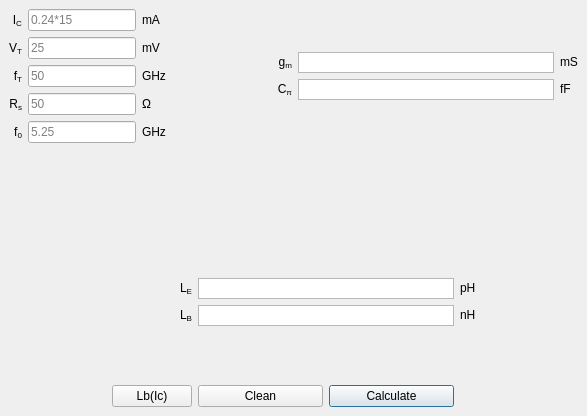
<?xml version="1.0" encoding="UTF-8"?>
<ui version="4.0">
 <class>MainWindow</class>
 <widget class="QMainWindow" name="MainWindow">
  <property name="geometry">
   <rect>
    <x>0</x>
    <y>0</y>
    <width>587</width>
    <height>416</height>
   </rect>
  </property>
  <property name="sizePolicy">
   <sizepolicy hsizetype="Fixed" vsizetype="Fixed">
    <horstretch>0</horstretch>
    <verstretch>0</verstretch>
   </sizepolicy>
  </property>
  <property name="windowTitle">
   <string notr="true">Integrated Matching</string>
  </property>
  <widget class="QWidget" name="centralwidget">
   <layout class="QGridLayout" name="gridLayout_6">
    <item row="0" column="0">
     <layout class="QGridLayout" name="gridLayout_5">
      <item row="0" column="0">
       <layout class="QGridLayout" name="gridLayout">
        <item row="3" column="1">
         <widget class="QLineEdit" name="Rs_input">
          <property name="placeholderText">
           <string>50</string>
          </property>
         </widget>
        </item>
        <item row="3" column="2">
         <widget class="QLabel" name="label_92">
          <property name="sizePolicy">
           <sizepolicy hsizetype="Minimum" vsizetype="Preferred">
            <horstretch>0</horstretch>
            <verstretch>0</verstretch>
           </sizepolicy>
          </property>
          <property name="text">
           <string>&lt;html&gt;&lt;head/&gt;&lt;body&gt;&lt;p&gt;Ω&lt;/p&gt;&lt;/body&gt;&lt;/html&gt;</string>
          </property>
          <property name="alignment">
           <set>Qt::AlignLeading|Qt::AlignLeft|Qt::AlignVCenter</set>
          </property>
         </widget>
        </item>
        <item row="3" column="0">
         <widget class="QLabel" name="label_91">
          <property name="sizePolicy">
           <sizepolicy hsizetype="Minimum" vsizetype="Preferred">
            <horstretch>0</horstretch>
            <verstretch>0</verstretch>
           </sizepolicy>
          </property>
          <property name="text">
           <string>&lt;html&gt;&lt;head/&gt;&lt;body&gt;&lt;p&gt;R&lt;span style=&quot; vertical-align:sub;&quot;&gt;s&lt;/span&gt;&lt;/p&gt;&lt;/body&gt;&lt;/html&gt;</string>
          </property>
          <property name="alignment">
           <set>Qt::AlignRight|Qt::AlignTrailing|Qt::AlignVCenter</set>
          </property>
         </widget>
        </item>
        <item row="0" column="2">
         <widget class="QLabel" name="label_84">
          <property name="sizePolicy">
           <sizepolicy hsizetype="Minimum" vsizetype="Preferred">
            <horstretch>0</horstretch>
            <verstretch>0</verstretch>
           </sizepolicy>
          </property>
          <property name="text">
           <string>&lt;html&gt;&lt;head/&gt;&lt;body&gt;&lt;p&gt;mA&lt;/p&gt;&lt;/body&gt;&lt;/html&gt;</string>
          </property>
          <property name="alignment">
           <set>Qt::AlignLeading|Qt::AlignLeft|Qt::AlignVCenter</set>
          </property>
         </widget>
        </item>
        <item row="1" column="1">
         <widget class="QLineEdit" name="Vt_input">
          <property name="placeholderText">
           <string>25</string>
          </property>
         </widget>
        </item>
        <item row="0" column="0">
         <widget class="QLabel" name="label_82">
          <property name="sizePolicy">
           <sizepolicy hsizetype="Minimum" vsizetype="Preferred">
            <horstretch>0</horstretch>
            <verstretch>0</verstretch>
           </sizepolicy>
          </property>
          <property name="text">
           <string>&lt;html&gt;&lt;head/&gt;&lt;body&gt;&lt;p&gt;I&lt;span style=&quot; vertical-align:sub;&quot;&gt;C&lt;/span&gt;&lt;/p&gt;&lt;/body&gt;&lt;/html&gt;</string>
          </property>
          <property name="alignment">
           <set>Qt::AlignRight|Qt::AlignTrailing|Qt::AlignVCenter</set>
          </property>
         </widget>
        </item>
        <item row="1" column="2">
         <widget class="QLabel" name="label_85">
          <property name="sizePolicy">
           <sizepolicy hsizetype="Minimum" vsizetype="Preferred">
            <horstretch>0</horstretch>
            <verstretch>0</verstretch>
           </sizepolicy>
          </property>
          <property name="text">
           <string>&lt;html&gt;&lt;head/&gt;&lt;body&gt;&lt;p&gt;mV&lt;/p&gt;&lt;/body&gt;&lt;/html&gt;</string>
          </property>
          <property name="alignment">
           <set>Qt::AlignLeading|Qt::AlignLeft|Qt::AlignVCenter</set>
          </property>
         </widget>
        </item>
        <item row="1" column="0">
         <widget class="QLabel" name="label_86">
          <property name="sizePolicy">
           <sizepolicy hsizetype="Minimum" vsizetype="Preferred">
            <horstretch>0</horstretch>
            <verstretch>0</verstretch>
           </sizepolicy>
          </property>
          <property name="text">
           <string>&lt;html&gt;&lt;head/&gt;&lt;body&gt;&lt;p&gt;V&lt;span style=&quot; vertical-align:sub;&quot;&gt;T&lt;/span&gt;&lt;/p&gt;&lt;/body&gt;&lt;/html&gt;</string>
          </property>
          <property name="alignment">
           <set>Qt::AlignRight|Qt::AlignTrailing|Qt::AlignVCenter</set>
          </property>
         </widget>
        </item>
        <item row="0" column="1">
         <widget class="QLineEdit" name="Ic_input">
          <property name="placeholderText">
           <string>0.24*15</string>
          </property>
         </widget>
        </item>
        <item row="2" column="1">
         <widget class="QLineEdit" name="ft_input">
          <property name="placeholderText">
           <string>50</string>
          </property>
         </widget>
        </item>
        <item row="2" column="0">
         <widget class="QLabel" name="label_87">
          <property name="sizePolicy">
           <sizepolicy hsizetype="Minimum" vsizetype="Preferred">
            <horstretch>0</horstretch>
            <verstretch>0</verstretch>
           </sizepolicy>
          </property>
          <property name="text">
           <string>&lt;html&gt;&lt;head/&gt;&lt;body&gt;&lt;p&gt;f&lt;span style=&quot; vertical-align:sub;&quot;&gt;T&lt;/span&gt;&lt;/p&gt;&lt;/body&gt;&lt;/html&gt;</string>
          </property>
          <property name="alignment">
           <set>Qt::AlignRight|Qt::AlignTrailing|Qt::AlignVCenter</set>
          </property>
         </widget>
        </item>
        <item row="2" column="2">
         <widget class="QLabel" name="label_88">
          <property name="sizePolicy">
           <sizepolicy hsizetype="Minimum" vsizetype="Preferred">
            <horstretch>0</horstretch>
            <verstretch>0</verstretch>
           </sizepolicy>
          </property>
          <property name="text">
           <string>&lt;html&gt;&lt;head/&gt;&lt;body&gt;&lt;p&gt;GHz&lt;/p&gt;&lt;/body&gt;&lt;/html&gt;</string>
          </property>
          <property name="alignment">
           <set>Qt::AlignLeading|Qt::AlignLeft|Qt::AlignVCenter</set>
          </property>
         </widget>
        </item>
        <item row="4" column="1" rowspan="5">
         <widget class="QLineEdit" name="f0_input">
          <property name="placeholderText">
           <string>5.25</string>
          </property>
         </widget>
        </item>
        <item row="4" column="0" rowspan="5">
         <widget class="QLabel" name="label_90">
          <property name="sizePolicy">
           <sizepolicy hsizetype="Minimum" vsizetype="Preferred">
            <horstretch>0</horstretch>
            <verstretch>0</verstretch>
           </sizepolicy>
          </property>
          <property name="text">
           <string>&lt;html&gt;&lt;head/&gt;&lt;body&gt;&lt;p&gt;f&lt;span style=&quot; vertical-align:sub;&quot;&gt;0&lt;/span&gt;&lt;/p&gt;&lt;/body&gt;&lt;/html&gt;</string>
          </property>
          <property name="alignment">
           <set>Qt::AlignRight|Qt::AlignTrailing|Qt::AlignVCenter</set>
          </property>
         </widget>
        </item>
        <item row="4" column="2" rowspan="5">
         <widget class="QLabel" name="label_89">
          <property name="sizePolicy">
           <sizepolicy hsizetype="Minimum" vsizetype="Preferred">
            <horstretch>0</horstretch>
            <verstretch>0</verstretch>
           </sizepolicy>
          </property>
          <property name="text">
           <string>&lt;html&gt;&lt;head/&gt;&lt;body&gt;&lt;p&gt;GHz&lt;/p&gt;&lt;/body&gt;&lt;/html&gt;</string>
          </property>
          <property name="alignment">
           <set>Qt::AlignLeading|Qt::AlignLeft|Qt::AlignVCenter</set>
          </property>
         </widget>
        </item>
       </layout>
      </item>
      <item row="0" column="1">
       <spacer name="horizontalSpacer">
        <property name="orientation">
         <enum>Qt::Horizontal</enum>
        </property>
        <property name="sizeHint" stdset="0">
         <size>
          <width>40</width>
          <height>20</height>
         </size>
        </property>
       </spacer>
      </item>
      <item row="2" column="0" colspan="3">
       <layout class="QGridLayout" name="gridLayout_3">
        <item row="2" column="2">
         <spacer name="verticalSpacer_4">
          <property name="orientation">
           <enum>Qt::Vertical</enum>
          </property>
          <property name="sizeHint" stdset="0">
           <size>
            <width>20</width>
            <height>40</height>
           </size>
          </property>
         </spacer>
        </item>
        <item row="0" column="4">
         <spacer name="horizontalSpacer_3">
          <property name="orientation">
           <enum>Qt::Horizontal</enum>
          </property>
          <property name="sizeHint" stdset="0">
           <size>
            <width>40</width>
            <height>20</height>
           </size>
          </property>
         </spacer>
        </item>
        <item row="0" column="0">
         <spacer name="horizontalSpacer_2">
          <property name="orientation">
           <enum>Qt::Horizontal</enum>
          </property>
          <property name="sizeHint" stdset="0">
           <size>
            <width>40</width>
            <height>20</height>
           </size>
          </property>
         </spacer>
        </item>
        <item row="0" column="2">
         <widget class="QTextBrowser" name="Le_text_browser">
          <property name="sizePolicy">
           <sizepolicy hsizetype="Expanding" vsizetype="Fixed">
            <horstretch>0</horstretch>
            <verstretch>0</verstretch>
           </sizepolicy>
          </property>
          <property name="maximumSize">
           <size>
            <width>16777215</width>
            <height>21</height>
           </size>
          </property>
          <property name="verticalScrollBarPolicy">
           <enum>Qt::ScrollBarAlwaysOff</enum>
          </property>
         </widget>
        </item>
        <item row="0" column="3">
         <widget class="QLabel" name="label_95">
          <property name="sizePolicy">
           <sizepolicy hsizetype="Minimum" vsizetype="Preferred">
            <horstretch>0</horstretch>
            <verstretch>0</verstretch>
           </sizepolicy>
          </property>
          <property name="text">
           <string>&lt;html&gt;&lt;head/&gt;&lt;body&gt;&lt;p&gt;pH&lt;/p&gt;&lt;/body&gt;&lt;/html&gt;</string>
          </property>
          <property name="alignment">
           <set>Qt::AlignLeading|Qt::AlignLeft|Qt::AlignVCenter</set>
          </property>
         </widget>
        </item>
        <item row="1" column="2">
         <widget class="QTextBrowser" name="Lb_text_browser">
          <property name="sizePolicy">
           <sizepolicy hsizetype="Expanding" vsizetype="Fixed">
            <horstretch>0</horstretch>
            <verstretch>0</verstretch>
           </sizepolicy>
          </property>
          <property name="maximumSize">
           <size>
            <width>16777215</width>
            <height>21</height>
           </size>
          </property>
          <property name="verticalScrollBarPolicy">
           <enum>Qt::ScrollBarAlwaysOff</enum>
          </property>
         </widget>
        </item>
        <item row="1" column="3">
         <widget class="QLabel" name="label_96">
          <property name="sizePolicy">
           <sizepolicy hsizetype="Minimum" vsizetype="Preferred">
            <horstretch>0</horstretch>
            <verstretch>0</verstretch>
           </sizepolicy>
          </property>
          <property name="text">
           <string>&lt;html&gt;&lt;head/&gt;&lt;body&gt;&lt;p&gt;nH&lt;/p&gt;&lt;/body&gt;&lt;/html&gt;</string>
          </property>
          <property name="alignment">
           <set>Qt::AlignLeading|Qt::AlignLeft|Qt::AlignVCenter</set>
          </property>
         </widget>
        </item>
        <item row="0" column="1">
         <widget class="QLabel" name="label_78">
          <property name="sizePolicy">
           <sizepolicy hsizetype="Minimum" vsizetype="Preferred">
            <horstretch>0</horstretch>
            <verstretch>0</verstretch>
           </sizepolicy>
          </property>
          <property name="text">
           <string>&lt;html&gt;&lt;head/&gt;&lt;body&gt;&lt;p&gt;L&lt;span style=&quot; vertical-align:sub;&quot;&gt;E&lt;/span&gt;&lt;/p&gt;&lt;/body&gt;&lt;/html&gt;</string>
          </property>
          <property name="alignment">
           <set>Qt::AlignRight|Qt::AlignTrailing|Qt::AlignVCenter</set>
          </property>
         </widget>
        </item>
        <item row="1" column="1">
         <widget class="QLabel" name="label_83">
          <property name="sizePolicy">
           <sizepolicy hsizetype="Minimum" vsizetype="Preferred">
            <horstretch>0</horstretch>
            <verstretch>0</verstretch>
           </sizepolicy>
          </property>
          <property name="text">
           <string>&lt;html&gt;&lt;head/&gt;&lt;body&gt;&lt;p&gt;L&lt;span style=&quot; vertical-align:sub;&quot;&gt;B&lt;/span&gt;&lt;/p&gt;&lt;/body&gt;&lt;/html&gt;</string>
          </property>
          <property name="alignment">
           <set>Qt::AlignRight|Qt::AlignTrailing|Qt::AlignVCenter</set>
          </property>
         </widget>
        </item>
        <item row="3" column="2">
         <layout class="QGridLayout" name="gridLayout_4">
          <item row="0" column="0">
           <widget class="QPushButton" name="clean_integrated_matching_button">
            <property name="text">
             <string>Clean</string>
            </property>
           </widget>
          </item>
          <item row="0" column="1">
           <widget class="QPushButton" name="calculate_integrated_matching_button">
            <property name="text">
             <string>Calculate</string>
            </property>
            <property name="default">
             <bool>true</bool>
            </property>
           </widget>
          </item>
         </layout>
        </item>
        <item row="3" column="1">
         <widget class="QPushButton" name="Lb_vs_Ic_button">
          <property name="text">
           <string>Lb(Ic)</string>
          </property>
         </widget>
        </item>
       </layout>
      </item>
      <item row="1" column="0">
       <spacer name="verticalSpacer_3">
        <property name="orientation">
         <enum>Qt::Vertical</enum>
        </property>
        <property name="sizeHint" stdset="0">
         <size>
          <width>20</width>
          <height>40</height>
         </size>
        </property>
       </spacer>
      </item>
      <item row="0" column="2">
       <layout class="QGridLayout" name="gridLayout_2">
        <item row="2" column="0">
         <widget class="QLabel" name="label_94">
          <property name="sizePolicy">
           <sizepolicy hsizetype="Minimum" vsizetype="Preferred">
            <horstretch>0</horstretch>
            <verstretch>0</verstretch>
           </sizepolicy>
          </property>
          <property name="text">
           <string>&lt;html&gt;&lt;head/&gt;&lt;body&gt;&lt;p&gt;C&lt;span style=&quot; vertical-align:sub;&quot;&gt;π&lt;/span&gt;&lt;/p&gt;&lt;/body&gt;&lt;/html&gt;</string>
          </property>
          <property name="alignment">
           <set>Qt::AlignRight|Qt::AlignTrailing|Qt::AlignVCenter</set>
          </property>
         </widget>
        </item>
        <item row="2" column="2" colspan="2">
         <widget class="QLabel" name="label_98">
          <property name="sizePolicy">
           <sizepolicy hsizetype="Minimum" vsizetype="Preferred">
            <horstretch>0</horstretch>
            <verstretch>0</verstretch>
           </sizepolicy>
          </property>
          <property name="text">
           <string>&lt;html&gt;&lt;head/&gt;&lt;body&gt;&lt;p&gt;fF&lt;/p&gt;&lt;/body&gt;&lt;/html&gt;</string>
          </property>
          <property name="alignment">
           <set>Qt::AlignLeading|Qt::AlignLeft|Qt::AlignVCenter</set>
          </property>
         </widget>
        </item>
        <item row="1" column="0">
         <widget class="QLabel" name="label_93">
          <property name="sizePolicy">
           <sizepolicy hsizetype="Minimum" vsizetype="Preferred">
            <horstretch>0</horstretch>
            <verstretch>0</verstretch>
           </sizepolicy>
          </property>
          <property name="text">
           <string>&lt;html&gt;&lt;head/&gt;&lt;body&gt;&lt;p&gt;g&lt;span style=&quot; vertical-align:sub;&quot;&gt;m&lt;/span&gt;&lt;/p&gt;&lt;/body&gt;&lt;/html&gt;</string>
          </property>
          <property name="alignment">
           <set>Qt::AlignRight|Qt::AlignTrailing|Qt::AlignVCenter</set>
          </property>
         </widget>
        </item>
        <item row="1" column="1">
         <widget class="QTextBrowser" name="gm_text_browser">
          <property name="sizePolicy">
           <sizepolicy hsizetype="Expanding" vsizetype="Fixed">
            <horstretch>0</horstretch>
            <verstretch>0</verstretch>
           </sizepolicy>
          </property>
          <property name="maximumSize">
           <size>
            <width>16777215</width>
            <height>21</height>
           </size>
          </property>
          <property name="verticalScrollBarPolicy">
           <enum>Qt::ScrollBarAlwaysOff</enum>
          </property>
         </widget>
        </item>
        <item row="2" column="1">
         <widget class="QTextBrowser" name="c_pi_text_browser">
          <property name="sizePolicy">
           <sizepolicy hsizetype="Expanding" vsizetype="Fixed">
            <horstretch>0</horstretch>
            <verstretch>0</verstretch>
           </sizepolicy>
          </property>
          <property name="maximumSize">
           <size>
            <width>16777215</width>
            <height>21</height>
           </size>
          </property>
          <property name="verticalScrollBarPolicy">
           <enum>Qt::ScrollBarAlwaysOff</enum>
          </property>
         </widget>
        </item>
        <item row="1" column="2" colspan="2">
         <widget class="QLabel" name="label_97">
          <property name="sizePolicy">
           <sizepolicy hsizetype="Minimum" vsizetype="Preferred">
            <horstretch>0</horstretch>
            <verstretch>0</verstretch>
           </sizepolicy>
          </property>
          <property name="text">
           <string>&lt;html&gt;&lt;head/&gt;&lt;body&gt;&lt;p&gt;mS&lt;/p&gt;&lt;/body&gt;&lt;/html&gt;</string>
          </property>
          <property name="alignment">
           <set>Qt::AlignLeading|Qt::AlignLeft|Qt::AlignVCenter</set>
          </property>
         </widget>
        </item>
        <item row="0" column="1">
         <spacer name="verticalSpacer">
          <property name="orientation">
           <enum>Qt::Vertical</enum>
          </property>
          <property name="sizeHint" stdset="0">
           <size>
            <width>20</width>
            <height>40</height>
           </size>
          </property>
         </spacer>
        </item>
        <item row="3" column="1">
         <spacer name="verticalSpacer_2">
          <property name="orientation">
           <enum>Qt::Vertical</enum>
          </property>
          <property name="sizeHint" stdset="0">
           <size>
            <width>20</width>
            <height>40</height>
           </size>
          </property>
         </spacer>
        </item>
       </layout>
      </item>
     </layout>
    </item>
   </layout>
  </widget>
  <action name="actionAbout">
   <property name="text">
    <string>About</string>
   </property>
  </action>
  <action name="actiondsd">
   <property name="text">
    <string>dsd</string>
   </property>
  </action>
 </widget>
 <tabstops>
  <tabstop>Ic_input</tabstop>
  <tabstop>Vt_input</tabstop>
  <tabstop>ft_input</tabstop>
  <tabstop>Rs_input</tabstop>
  <tabstop>f0_input</tabstop>
  <tabstop>clean_integrated_matching_button</tabstop>
  <tabstop>gm_text_browser</tabstop>
  <tabstop>c_pi_text_browser</tabstop>
  <tabstop>Lb_text_browser</tabstop>
  <tabstop>calculate_integrated_matching_button</tabstop>
  <tabstop>Le_text_browser</tabstop>
  <tabstop>Lb_vs_Ic_button</tabstop>
 </tabstops>
 <resources/>
 <connections/>
</ui>
